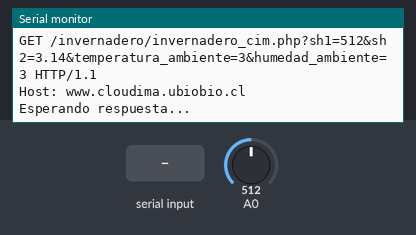
Simulated run of this sketch. Board: Arduino Uno, built with avr-gcc and run on an emulated ATmega328P. On the bench: the last lines printed to the serial monitor. The test bench sets the inputs (shaded band); at power-on: A0 = 512. The modem accepts every AT command (registered, SIM ready, sends succeed) and sends nothing else.

Above: at 2.2 s.
2.3 s: "CLOSED" received over the second serial link
At 3.3 s:
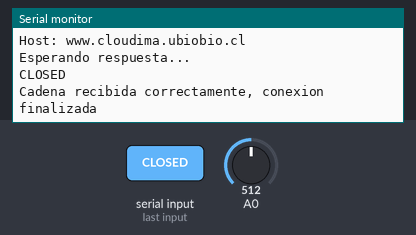
3.8 s: A0 set to 490
At 17.7 s:
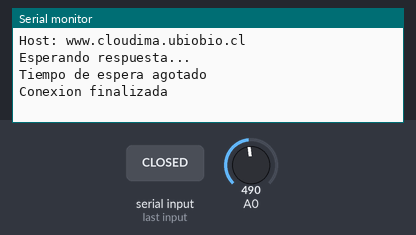
17.8 s: A0 set to 510
At 23.6 s:
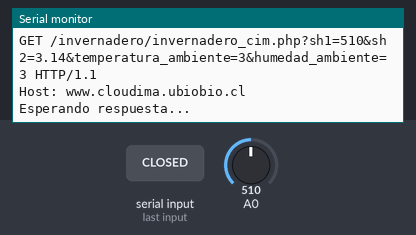

The sketch:

clientewebv.1.ino
```cpp
#include <SoftwareSerial.h>
SoftwareSerial SerialESP8266(10,11); // RX, TX

String server ="www.cloudima.ubiobio.cl";//direccion del servidor

//variables para enviar al servidor
int variable1=364;
float variable2=3.14;

String cadena="";

void setup() {

  SerialESP8266.begin(115200);
  Serial.begin(115200);
  SerialESP8266.setTimeout(2000);

  //Verificamos si el ESP8266 responde
  SerialESP8266.println("AT");
  if(SerialESP8266.find("OK"))
    Serial.println("Respuesta AT correcto");
  else
    Serial.println("Error en ESP8266");

  //-----Configuración de red-------//Podemos comentar si el ESP ya está configurado

    //ESP8266 en modo estación (nos conectaremos a una red existente)
    SerialESP8266.println("AT+CWMODE=1");
    if(SerialESP8266.find("OK"))
      Serial.println("ESP8266 en modo Estacion");

    //Nos conectamos a una red wifi
    SerialESP8266.println("AT+CWJAP=\"i-wifi-U\",\"soporte+dci\"");
    Serial.println("Conectandose a la red ...");
    SerialESP8266.setTimeout(10000); //Aumentar si demora la conexion
    if(SerialESP8266.find("OK"))
      Serial.println("WIFI conectado");
    else
      Serial.println("Error al conectarse en la red");
    SerialESP8266.setTimeout(2000);
    //Desabilitamos las conexiones multiples
    SerialESP8266.println("AT+CIPMUX=0");
    if(SerialESP8266.find("OK"))
      Serial.println("Multiconexiones deshabilitadas");

  //------fin de configuracion-------------------

  delay(1000);

}


void loop() {

  //--- programa----------------------

    variable1=analogRead(A0);
    variable2=3.14;
    int variable3=3.15;
    int variable4=3.16;
    //otras operaciones
    // . . .


  //---------enviamos las variables al servidor---------------------

      //Nos conectamos con el servidor:

      SerialESP8266.println("AT+CIPSTART=\"TCP\",\""+server+"\",81");
      if( SerialESP8266.find("OK"))
      {
          Serial.println();
          Serial.println();
          Serial.println();
          Serial.println("ESP8266 conectado con el servidor...");

          //Armamos el encabezado de la peticion http  invernadero/invernadero_cim.php
          String peticionHTTP= "GET /invernadero/invernadero_cim.php?sh1=";
          peticionHTTP=peticionHTTP+String(variable1)+"&sh2="+String(variable2)+"&temperatura_ambiente="+String(variable3)+"&humedad_ambiente="+String(variable4)+" HTTP/1.1\r\n";
          peticionHTTP=peticionHTTP+"Host: www.cloudima.ubiobio.cl\r\n\r\n";
          //direccion del servidor

          //Enviamos el tamaño en caracteres de la peticion http:
          SerialESP8266.print("AT+CIPSEND=");
          SerialESP8266.println(peticionHTTP.length());

          //esperamos a ">" para enviar la petcion  http
          if(SerialESP8266.find(">")) // ">" indica que podemos enviar la peticion http
          {
            Serial.println("Enviando HTTP . . .");
            SerialESP8266.println(peticionHTTP);
            if( SerialESP8266.find("SEND OK"))
            {
              Serial.println("Peticion HTTP enviada:");
              Serial.println();
              Serial.println(peticionHTTP);
              Serial.println("Esperando respuesta...");

              boolean fin_respuesta=false;
              long tiempo_inicio=millis();
              cadena="";

              while(fin_respuesta==false)
              {
                  while(SerialESP8266.available()>0)
                  {
                      char c=SerialESP8266.read();
                      Serial.write(c);
                      cadena.concat(c);  //guardamos la respuesta en el string "cadena"
                  }
                  //finalizamos si la respuesta es mayor a 500 caracteres
                  if(cadena.length()>500) //Pueden aumentar si tenen suficiente espacio en la memoria
                  {
                    Serial.println("La respuesta a excedido el tamaño maximo");

                    SerialESP8266.println("AT+CIPCLOSE");
                    if( SerialESP8266.find("OK"))
                      Serial.println("Conexion finalizada");
                    fin_respuesta=true;
                  }
                  if((millis()-tiempo_inicio)>10000) //Finalizamos si ya han transcurrido 10 seg
                  {
                    Serial.println("Tiempo de espera agotado");
                    SerialESP8266.println("AT+CIPCLOSE");
                    if( SerialESP8266.find("OK"))
                      Serial.println("Conexion finalizada");
                    fin_respuesta=true;
                  }
                  if(cadena.indexOf("CLOSED")>0) //si recibimos un CLOSED significa que ha finalizado la respuesta
                  {
                    Serial.println();
                    Serial.println("Cadena recibida correctamente, conexion finalizada");
                    fin_respuesta=true;
                  }
              }


            }
            else
            {
              Serial.println("No se ha podido enviar HTTP.....");
           }
          }
      }
      else
      {
        Serial.println("No se ha podido conectarse con el servidor");
      }


  //-------------------------------------------------------------------------------

  delay(5000); //pausa de 10seg antes de conectarse nuevamente al servidor (opcional)
}
```

Measured:
- after the input at 2.3 s, the serial monitor: prints a new line at once (image 1)
- after the input at 3.8 s, the serial monitor: prints a new line after 3.5 s (image 2)
- after the input at 17.8 s, the serial monitor: prints a new line after 4.6 s (image 3)
